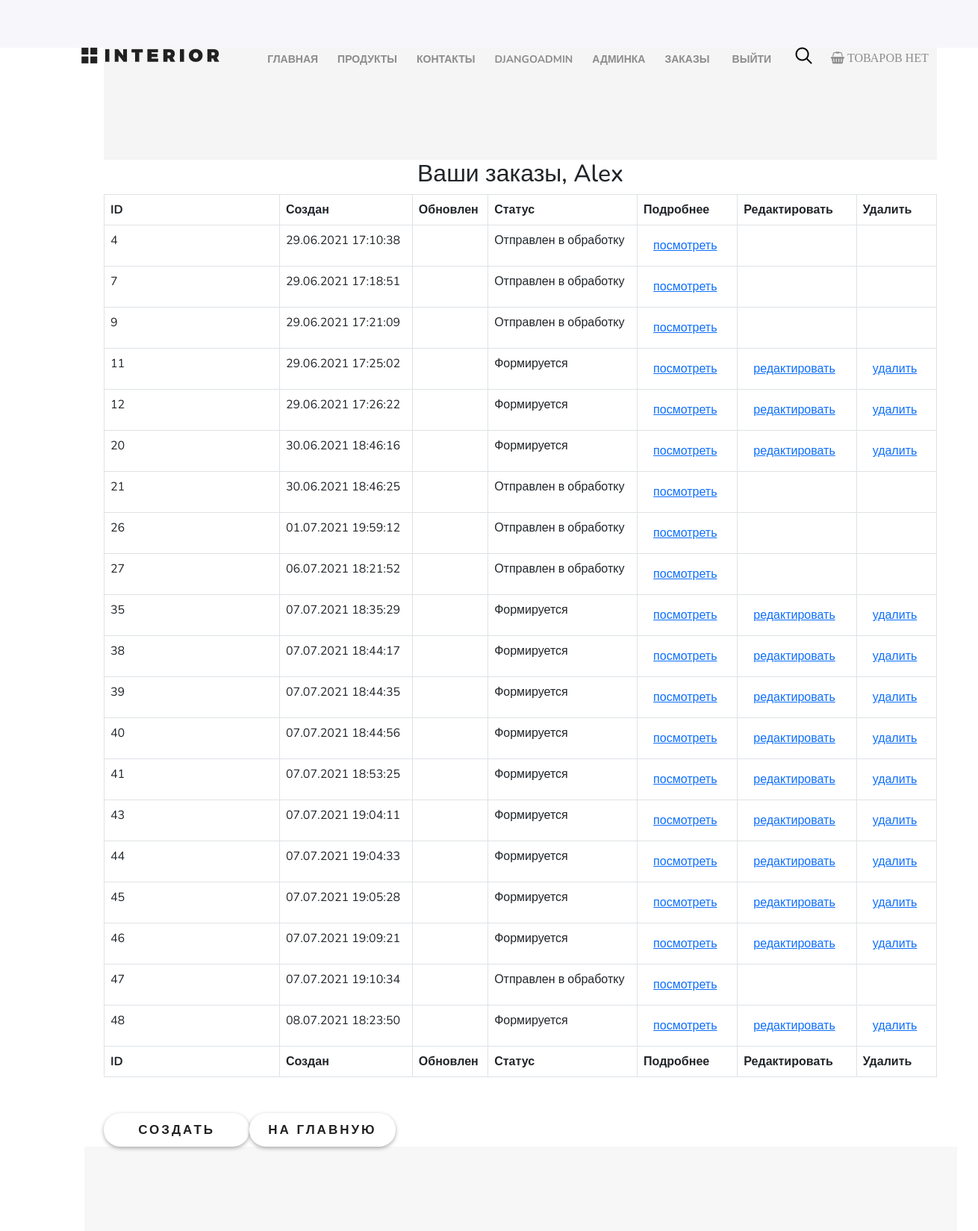
/order/ (signed in, upper part), run on an earlier commit of the app's database.
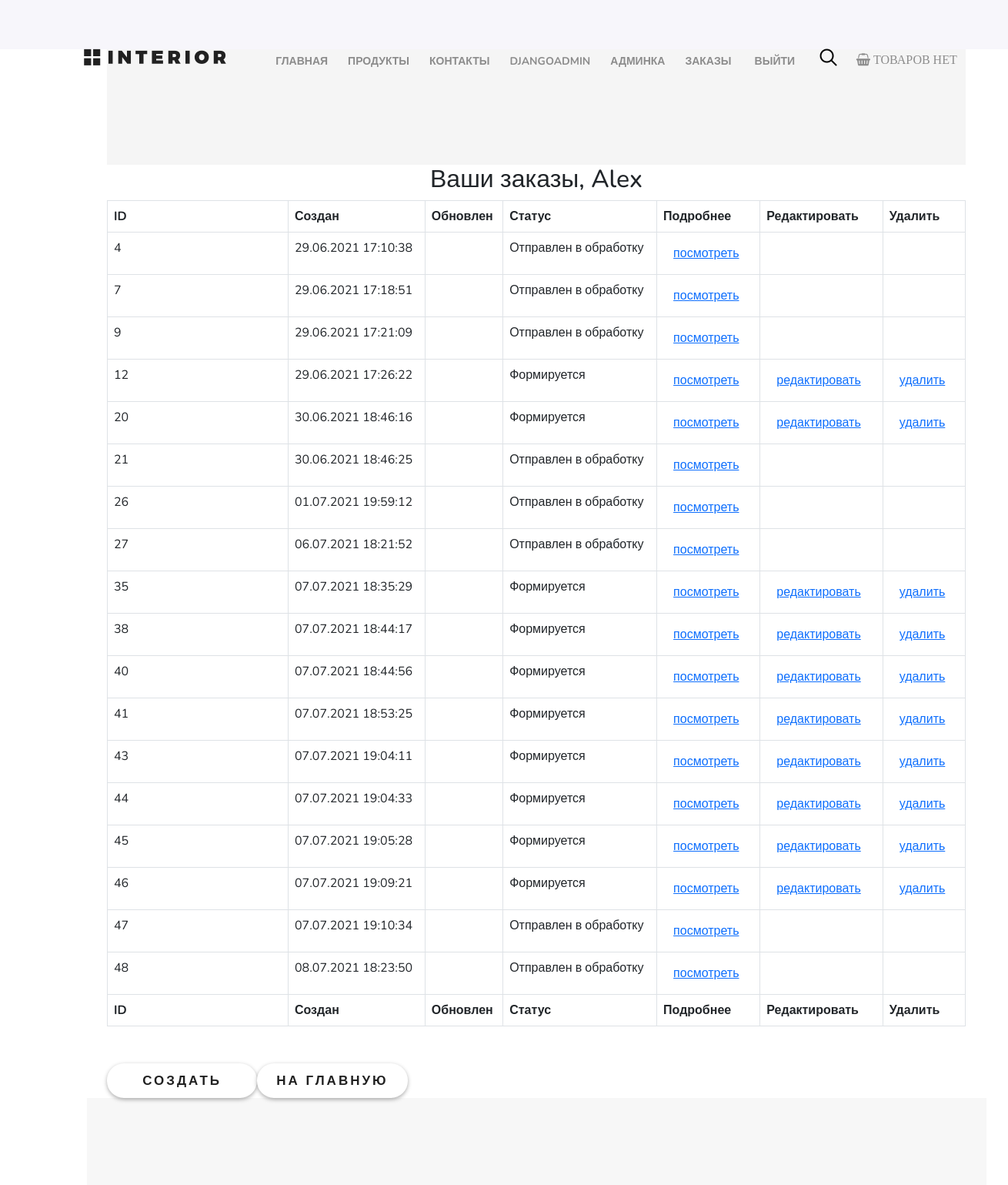
And on a later commit of the database.
### authapp/models.py (models this page shows, shortened)
class ShopUser(AbstractUser):
    avatar = models.ImageField(
        upload_to='user_avatars',
        blank=True
    )
    age = models.PositiveIntegerField(
        verbose_name='возраст',
        default=18
    )
    REQUIRED_FIELDS = AbstractUser.REQUIRED_FIELDS + ['age']
    activation_key = models.CharField(
        max_length=128,
        blank=True
    )
    activation_key_created = models.DateTimeField(
        auto_now_add=True,
        blank=True,
        null=True,
    )

### ordersapp/models.py (models this page shows, shortened)
class Order(models.Model):
    FORMING = 'FM'
    SEND_TO_PROCEED = 'STP'
    PROCEEDED = 'PRD'
    PAID = 'PD'
    READY = 'RD'
    CANCEL = 'CNC'
    DELIVERED = 'DVD'
    STATUSES = (
        (FORMING, 'Формируется'),
        (SEND_TO_PROCEED, 'Отправлен в обработку'),
        (PROCEEDED, 'Обработан'),
        (PAID, 'Оплачен'),
        (READY, 'Готов к выдаче'),
        (CANCEL, 'Отменен'),
        (DELIVERED, 'Выдан')
    )
    user = models.ForeignKey(
        settings.AUTH_USER_MODEL,
        on_delete=models.CASCADE,
    )
    created_at = models.DateTimeField(
        auto_now_add=True,
        verbose_name='создан',
    )
    update_at = models.DateTimeField(
        auto_now=True,
        verbose_name='обновлен',
    )
    status = models.CharField(
        choices=STATUSES,
        default=FORMING,
        verbose_name='статус',
        max_length=3,
    )
    is_active = models.BooleanField(
        default=True,
    )

### ordersapp/views.py (the view)
# urls.py: path('', ordersapp.OrderList.as_view(), name='list'),
class OrderList(ListView):
    model = Order
    def get_context_data(self, **kwargs):
        queryset = Order.objects.filter(user=self.request.user, is_active=True)
        context = {
            'object': queryset,
            'links': list(get_links()),
            'auth': list(get_auth(request=self.request)),
            'title': 'заказы',
        }
        return context

### mainapp/context_processors.py (called while the page is built)
def basket(request):
    basket_list = []
    if request.user.is_authenticated:
        basket_list = Basket.objects.filter(user=request.user)
    return {
        'basket': basket_list
    }

def get_links():
    links_ = [{'href': 'index', 'name': 'главная'},
              {'href': 'mainapp:products', 'name': 'продукты'},
              {'href': 'contact', 'name': 'контакты'}]
    return links_

def get_auth(request):
    name = ShopUser.objects.filter(username=request.user.username).first()
    auth_ = [{'href': 'auth:edit', 'name': name}]
    return auth_

### ordersapp/templates/ordersapp/order_list.html (shortened to what this page needs)
{% extends 'ordersapp/base.html' %}
{% load static %}
{% block content %}
    <div class="text-center h2 heder">
    Ваши заказы, {% if user.first_name %} {{ user.first_name }}{% else %} Пользователь{% endif %}
    </div>
    <div>
        <table class="table table-bordered" id="dataTable" width="100%" cellspacing="0">
            <thead>
            <tr>
                <th>ID</th>
                <th>Создан</th>
                <th>Обновлен</th>
                <th>Статус</th>
                <th>Подробнее</th>
                <th>Редактировать</th>
                <th>Удалить</th>
            </tr>
            </thead>
            <tfoot>
            <tr>
                <th>ID</th>
                <th>Создан</th>
                <th>Обновлен</th>
                <th>Статус</th>
                <th>Подробнее</th>
                <th>Редактировать</th>
                <th>Удалить</th>
            </tr>
            </tfoot>
            <tbody >
                {% for item in object %}
                    {% if item.is_active %}
                        <tr>
                            <td>{{ item.pk }}</td>
                            <td>{{ item.created_at|date:"d.m.Y H:i:s" }}</td>
                            <td>{{ item.updated_at|date:"d.m.Y H:i:s" }}</td>
                            <td>{{ item.get_status_display }}</td>
                            <td>
                                <a class="btn btn-link" href="{% url 'ordersapp:detail' item.pk %}">
                                    посмотреть</a>
                            </td>
                            <td>
                                {% if item.status == 'FM' %}
                                    <a class="btn btn-link" href="{% url 'ordersapp:update' item.pk %}">
                                        редактировать</a>
                                {% endif %}
                            </td>
                            <td>
                                {% if item.status == 'FM' %}
                                    <a class="btn btn-link" href="{% url 'ordersapp:delete' item.pk %}">
                                        удалить</a>
                                {% endif %}
                            </td>
                        </tr>
                    {% endif %}
                {% endfor %}
            </tbody>
        </table>
    </div>
    <div class="order-btn">
        <a class="button-order" href={% url 'ordersapp:create' %}>
            создать
        <a class="button-order" href={% url 'index' %}>
            на главную
    </div>
{% endblock %}

### ordersapp/templates/ordersapp/base.html (shortened to what this page needs)
<!DOCTYPE html>
{% load static %}
<html lang="ru">
<head>
    {% block css %}
        <link rel="stylesheet" type="text/css" href="{% static 'style-gs.css' %}">
        <link rel="stylesheet" href="{% static 'fonts/font-awesome/css/font-awesome.css' %}">
        <link href="https://cdn.jsdelivr.net/npm/bootstrap@5.0.0-beta3/dist/css/bootstrap.min.css" rel="stylesheet">
        <link rel="stylesheet" type="text/css" href="{% static 'style-sidebar.css' %}">
    {% endblock %}
</head>
<body>
<div class="container">
    {% block header %}
        <div class="hero--">
            {% include 'geekshop/includes/inc__menu.html' %}
        </div>
    {% endblock %}
    {% block content %}
    {% endblock %}
</div>
<div class="clr"></div>
{% include 'geekshop/includes/inc_footer.html' %}
</body>
</html>

### geekshop/templates/geekshop/includes/inc__menu.html (shortened to what this page needs)
<div class="header clearfix">
    <a href="{% url 'index' %}" class="logo"></a>
    <ul class="menu">
        {% for link in links %}
            <li>
                <a href="{% url link.href %}"
                   class="">
                    {{ link.name }}
                </a>
            </li>
        {% endfor %}
        {% for auth in auth %}
            {% if user.is_authenticated %}
                <li>
                    <a href="{% url auth.href %}"
                       class="">
                        {{ auth.name }}
                    </a>
                </li>
            {% endif %}
        {% endfor %}
        {% if user.is_superuser %}
            <li>
                <a href="{% url 'admin_staff:users' %}">
                    админка
                </a>
            </li>
        {% endif %}
        <li>
            <a href="{% url 'order:list' %}">заказы</a>
            {% if user.is_authenticated %}
                <a href="{% url 'auth:logout' %}">выйти</a>
            {% else %}
                <a href="{% url 'auth:login' %}">войти</a>
            {% endif %}
        </li>
    </ul>
    <a href="#" class="search"></a>
    {% if basket %}
        <a href="{% url 'basket:basket' %}" class="fa fa-shopping-basket basket">
            <span id="basket_cost">{{ basket.0.total_cost|floatformat:0 }} руб</span>
            <span id="basket_quantity">({{ basket.0.total_quantity }} шт.)</span>
        </a>
    {% else %}
        <a href="{% url 'basket:basket' %}" class="fa fa-shopping-basket basket">
            товаров нет
        </a>
    {% endif %}
</div>

### geekshop/templates/geekshop/includes/inc_footer.html (shortened to what this page needs)
<div class="footer">
    <div class="clearfix">
    </div>
</div>

### geekshop/static/style-gs.css (style rules this page uses)
* { margin: 0; padding: 0; }
body { font-family: 'Montserrat', sans-serif; }
html, body { height: 100%; }
.clr { height: 384px; width: 100vw; }
.container { margin: 0 auto; min-height: 100%; width: 100vw; }
.logo { background-image: url(img/logo.png); margin-top: 63px; width: 185px; height: 22px; }
.menu { list-style-type: none; margin-top: 67px; float: right; }
.menu li { float: left; }
.menu a { color: #8c8c8c; font-size: 14px; font-weight: 700; text-align: right; text-transform: uppercase; text-decoration: none; padding: 10px 13px; }
.search { width: 23px; height: 23px; background-image: url(img/search.png); margin-top: 63px; left: 1176px; }
.basket { margin-top: 63px; left: 1300px; padding: 6px 6px; font-size: 14px; text-align: right; text-transform: uppercase; text-decoration: none; color: #8c8c8c; font-weight: 700; }
.clearfix:after { content: ""; display: block; clear: both; }
.button-order { background-color: #ffffff; box-shadow: 0px 2px 4.85px 0.15px rgba(33, 33, 33, 0.35); width: 212px; height: 45px; display: block; text-transform: uppercase; text-align: center; border-radius: 22px; text-decoration: none; color: #212121; font-size: 17px; font-weight: 700; line-height: 45px; margin-top: 32px; letter-spacing: 3px; }
.footer { height: 384px; width: 1169px; background-color: #f7f7f7; padding-left: 99px; padding-right: 98px; margin: -384px auto 0; clear: both; }
table { width: 100%; }
td:first-child { width: 235px; }
.hero-- { background-color: #f5f5f5; height: 150px; padding-left: 98px; padding-right: 211px; position: relative; }
.order-btn { display: flex; justify-content: space-between; width: 35%; }

### geekshop/static/style-sidebar.css (style rules this page uses)
:root { --header-height: 3rem; --nav-width: 68px; --first-color: #4723D9; --first-color-light: #AFA5D9; --white-color: #F7F6FB; --body-font: 'Nunito', sans-serif; --normal-font-size: 1rem; --z-fixed: 100 }
body { position: relative; margin: var(--header-height) 0 0 0; padding: 0 1rem; font-family: var(--body-font); font-size: var(--normal-font-size); transition: .5s }
a { text-decoration: none }
.header { width: 100vw; height: var(--header-height); position: fixed; top: 0; left: 0; display: flex; justify-content: space-around; padding: 0 1rem; background-color: var(--white-color); z-index: var(--z-fixed); transition: .5s }
@media screen and (min-width: 768px) { body { margin: calc(var(--header-height) + 1rem) 0 0 0; padding-left: calc(var(--nav-width) + 2rem) } }
@media screen and (min-width: 768px) { .header { height: calc(var(--header-height) + 1rem); padding: 0 2rem 0 calc(var(--nav-width) + 2rem) } }

What changed in the data, as far as the page shows it:
no longer on this page (row edited): Order: pk "11", created_at "29.06.2021 17:25:02", status "Формируется", shows "редактировать", shows "удалить"
no longer on this page (row edited): Order: pk "39", created_at "07.07.2021 18:44:35", status "Формируется", shows "редактировать", shows "удалить"
changed Order id 48: status "Формируется" → "Отправлен в обработку"; no longer shows "редактировать удалить"
